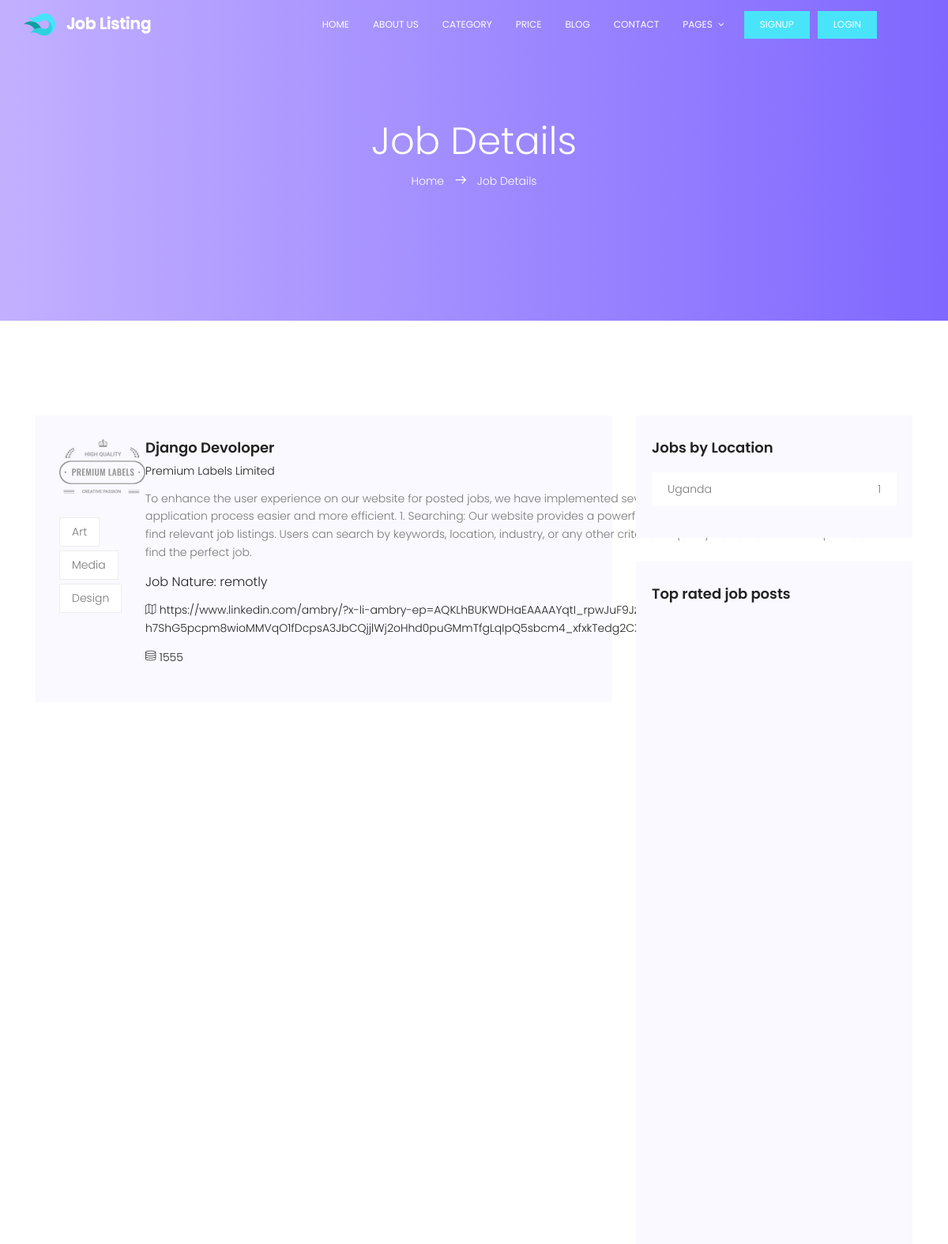
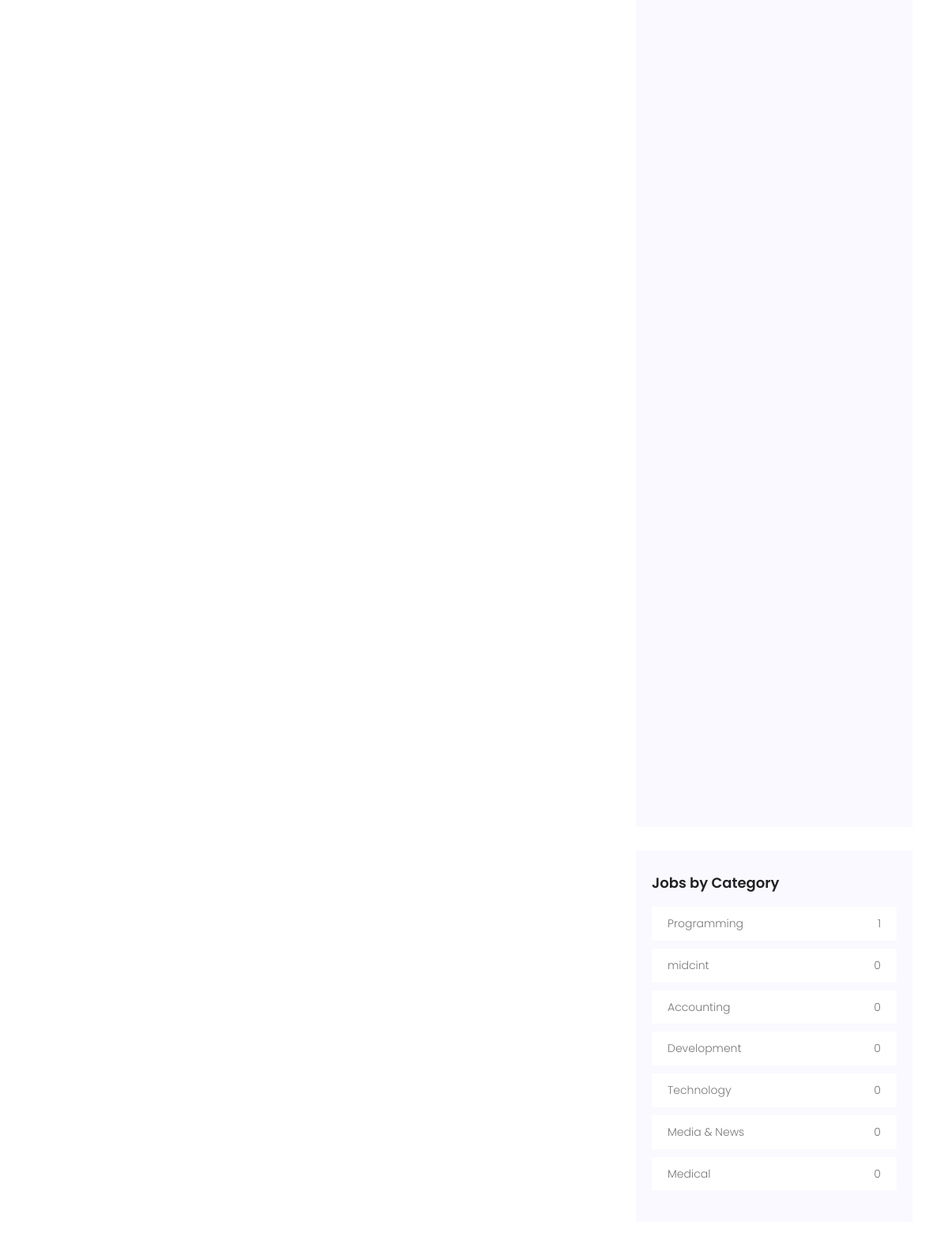
The app's page /single/1 (upper part) with its own data (2 pictures, top to bottom).
### core/models.py (models this page shows, shortened)
class Jobs(models.Model):
    auther = models.ForeignKey(User , on_delete=models.PROTECT ,blank=True, null=True )
    title = models.CharField(max_length=100)
    description = models.TextField(max_length=5000)
    category = models.ForeignKey(Category , on_delete=models.PROTECT )
    country = models.CharField(max_length=15,blank=True, null=True)
    cite = models.CharField(max_length=15,blank=True, null=True)
    image = models.FileField(upload_to="jobs/image" , default='img\post.png')
    content = RichTextField()
    create_at = models.DateTimeField(auto_now_add=True)
    update_at = models.DateTimeField(auto_now=True)
    trend = models.BooleanField(default=True)
    approve = models.BooleanField(default=False)
    link = models.URLField(blank=True, null=True)
    applyed = models.BooleanField(default=False)
    type = models.CharField(max_length=50 , choices=type_of_work  ,default="full time")
    time = models.CharField(max_length=50 , choices=time_of_work  ,default="on site")
    slary = models.IntegerField(blank=True, null=True)
    location = models.URLField(blank=True, null=True , default='world')
    tage = models.CharField(max_length=100, blank=True, null=True )
    number_of_view = models.IntegerField(default=0)
    rating = models.IntegerField(default=0)

class Category(models.Model):
    title = models.CharField(max_length=20)
    description = models.CharField(max_length=200)
    image = models.FileField(upload_to='categoies/image')

### core/views.py (the view)
# urls.py: path('single/<int:id>', views.single, name='single'),
def single(request , id):
    jop_details = Jobs.objects.get(id=id)
    jobs_by_locarion = Jobs.objects.values('country', 'cite').annotate(count=Count('id'))[0:10]
    categories = Category.objects.all()
    category_job_counts = []
    for category in categories:
        job_count = Jobs.objects.filter(category=category).count()
        category_job_counts.append((category.title, job_count))
    best_rating_jobs = Jobs.objects.order_by('-rating')[0:5]
    return render(request , 'single.html', {
        "jop_details":jop_details,
        "jobs_by_locarion":jobs_by_locarion,
        "category_job_counts":category_job_counts,
        "best_rating_jobs":best_rating_jobs,
    })

### core/templates/single.html (shortened to what this page needs)
{% extends "base.html" %}
{% load static %}
{% block content %}
			<section class="banner-area relative" id="home">
				<div class="overlay overlay-bg"></div>
				<div class="container">
					<div class="row d-flex align-items-center justify-content-center"  id="top">
						<div class="about-content col-lg-12">
							<h1 class="text-white">
								Job Details
							</h1>
							<p class="text-white link-nav"><a href="index">Home </a>  <span class="lnr lnr-arrow-right"></span>  <a href="#top"> Job Details</a></p>
						</div>
					</div>
				</div>
			</section>
			<section class="post-area section-gap">
				<div class="container">
					<div class="row justify-content-center d-flex">
						<div class="col-lg-8 post-list">
							<div class="single-post d-flex flex-row">
								<div class="thumb">
									<img src="{% static 'img/post.png' %}" alt="">
									<ul class="tags">
										<li>
											<a href="#">Art</a>
										</li>
										<li>
											<a href="#">Media</a>
										</li>
										<li>
											<a href="#">Design</a>
										</li>
									</ul>
								</div>
								<div class="details">
									<div class="title d-flex flex-row justify-content-between">
										<div class="titles">
											<a href="#"><h4> {{ jop_details.title }} </h4></a>
											<h6>Premium Labels Limited</h6>
										</div>
										<ul class="btns">
											<li><a href="#"></a></li>
											<li><a href="#">Apply</a></li>
										</ul>
									</div>
									<p>
										{{ jop_details.description }}
									</p>
									<h5>Job Nature: {{ jop_details.time }}</h5>
									{% if jop_details.location %} <p class="address"><span class="lnr lnr-map"></span> {{ jop_details.location }}</p> {% endif %}
									{% if jop_details.slary %} <p class="address"><span class="lnr lnr-database"></span> {{ jop_details.slary }}</p> {% endif %}
								</div>
							</div>
						</div>
						<div class="col-lg-4 sidebar">
							<div class="single-slidebar">
								<h4>Jobs by Location</h4>
								<ul class="cat-list">
									{% for jop in jobs_by_locarion %}
										<li><a class="justify-content-between d-flex" href="category"><p>{{ jop.country }}</p><span>{{ jop.count  }}</span></a></li>
									{% endfor %}
								</ul>
							</div>
							<div class="single-slidebar">
								<h4>Top rated job posts</h4>
							</div>
							<div class="single-slidebar">
								<h4>Jobs by Category</h4>
								<ul class="cat-list">
									{% for category, job_count in category_job_counts %}
										<li><a class="justify-content-between d-flex" href="category"><p>{{ category }}</p><span>{{ job_count }} </span></a></li>
									{% endfor %}
								</ul>
							</div>
						</div>
					</div>
				</div>
			</section>
{% endblock content %}

### static/css/main.css (style rules this page uses)
body { color: #777777; font-family: "Poppins", sans-serif; font-size: 14px; font-weight: 300; line-height: 1.625em; position: relative; }
ol, ul { margin: 0; padding: 0; list-style: none; }
a { -webkit-transition: all 0.3s ease 0s; -moz-transition: all 0.3s ease 0s; -o-transition: all 0.3s ease 0s; transition: all 0.3s ease 0s; }
a, a:focus, a:hover { text-decoration: none; outline: 0; }
h1, h2, h3, h4, h5, h6 { font-family: "Poppins", sans-serif; color: #222222; line-height: 1.2em !important; margin-bottom: 0; margin-top: 0; font-weight: 600; }
h1, .h1 { font-size: 36px; }
h4, .h4 { font-size: 18px; }
h5, .h5 { font-size: 16px; }
h6, .h6 { font-size: 14px; color: #222222; }
.text-white { color: #fff; }
.relative { position: relative; }
.overlay { position: absolute; left: 0; right: 0; top: 0; bottom: 0; }
h1 { font-size: 36px; }
h4 { font-size: 18px; }
h5 { font-size: 16px; }
h6 { font-size: 14px; }
h1, h2, h3, h4, h5, h6 { line-height: 1.5em; }
.section-gap { padding: 120px 0; }
.p1-gradient-bg, .banner-area .overlay-bg, .sidebar .single-slidebar .cat-list li:hover, .callto-action-area, .single-price:hover .price-bottom, .single-service:hover, .submit-right, .submit-left, .contact-btns, .form-area .primary-btn { background-image: -moz-linear-gradient(0deg, #bfacff 0%, #795fff 100%); background-image: -webkit-linear-gradient(0deg, #bfacff 0%, #795fff 100%); background-image: -ms-linear-gradient(0deg, #bfacff 0%, #795fff 100%); }
.banner-area { background-size: cover; }
.banner-area .overlay-bg { opacity: .95; }
.post-list .single-post { padding: 30px; background-color: #f9f9ff; margin-bottom: 30px; }
.post-list .single-post h6 { margin-top: 10px; color: #222; font-size: 14px; font-weight: 300; margin-bottom: 15px; }
.post-list .single-post h5 { color: #222; font-weight: 300; margin-bottom: 15px; }
.post-list .single-post .address { color: #222; margin-bottom: 15px; }
.post-list .single-post .btns li { display: inline-block; background-color: #fff; border: 1px solid #eee; padding: 10px 15px; -webkit-transition: all 0.3s ease 0s; -moz-transition: all 0.3s ease 0s; -o-transition: all 0.3s ease 0s; transition: all 0.3s ease 0s; }
.post-list .single-post .btns li i, .post-list .single-post .btns li a { text-transform: uppercase; font-weight: 500; color: #222; }
.post-list .single-post .thumb .tags { margin-top: 30px; }
.post-list .single-post .thumb .tags li { margin-bottom: 5px; display: inline-block; background: #fff; border: 1px solid #eee; padding: 6px 15px; -webkit-transition: all 0.3s ease 0s; -moz-transition: all 0.3s ease 0s; -o-transition: all 0.3s ease 0s; transition: all 0.3s ease 0s; }
.post-list .single-post .thumb .tags li a { color: #777777; -webkit-transition: all 0.3s ease 0s; -moz-transition: all 0.3s ease 0s; -o-transition: all 0.3s ease 0s; transition: all 0.3s ease 0s; }
.sidebar .single-slidebar { background-color: #f9f9ff; padding: 30px 20px; margin-bottom: 30px; }
.sidebar .single-slidebar h4 { margin-bottom: 20px; }
.sidebar .single-slidebar .cat-list li { padding: 0px 10px; background-color: #fff; -webkit-transition: all 0.3s ease 0s; -moz-transition: all 0.3s ease 0s; -o-transition: all 0.3s ease 0s; transition: all 0.3s ease 0s; }
.sidebar .single-slidebar .cat-list p { margin-bottom: 0; }
.sidebar .single-slidebar .cat-list a { color: #777; padding: 10px; margin-bottom: 10px; }
.link-nav { margin-top: 10px; }
.about-content { padding: 150px 0px; text-align: center; }
.about-content h1 { font-size: 48px; font-weight: 300; }
.about-content a { color: #fff; font-weight: 300; font-size: 14px; }
.about-content .lnr { margin: 0px 10px; font-weight: 600; }
.single-post { margin-bottom: 30px; }
.single-post .tags { margin-top: 40px; }
.single-post .tags li { display: inline-block; }
.single-post .tags li a { color: #222; }
.single-post .title h4 { margin-bottom: 10px; }

### records on screen
Jobs: title "Django Devoloper", description "To enhance the user experience on our website for posted jobs, we have implemented several features that make the job search and application process easier and more efficient. 1. Searching: Our website provides a powerful search functionality that allows users to easily find relevant job listings. Users can search by keywords, location, industry, or any other criteria to quickly narrow down their options and find the perfect job.", time "remotly", location "https://www.linkedin.com/ambry/?x-li-ambry-ep=AQKLhBUKWDHaEAAAAYqtI_rpwJuF9JzbVB0caaJi5--h7ShG5pcpm8wioMMVqO1fDcpsA3JbCQjjlWj2oHhd0puGMmTfgLqIpQ5sbcm4_xfxkTedg2CXG8dLTPKfmGG2v8AUqNWRpyx5RoTpMgRxjhV0Fy", slary "1555"
Category: category_job_counts "Programming"
Category: category_job_counts "midcint"
Category: category_job_counts "Accounting"
Category: category_job_counts "Development"
Category: category_job_counts "Technology"
Category: category_job_counts "Media & News"
Category: category_job_counts "Medical"

### other values on screen
{{ jop.country }} "Uganda"
{{ jop.count }} "1"
{{ job_count }} "1" "0" "0" "0" "0" "0" "0"
